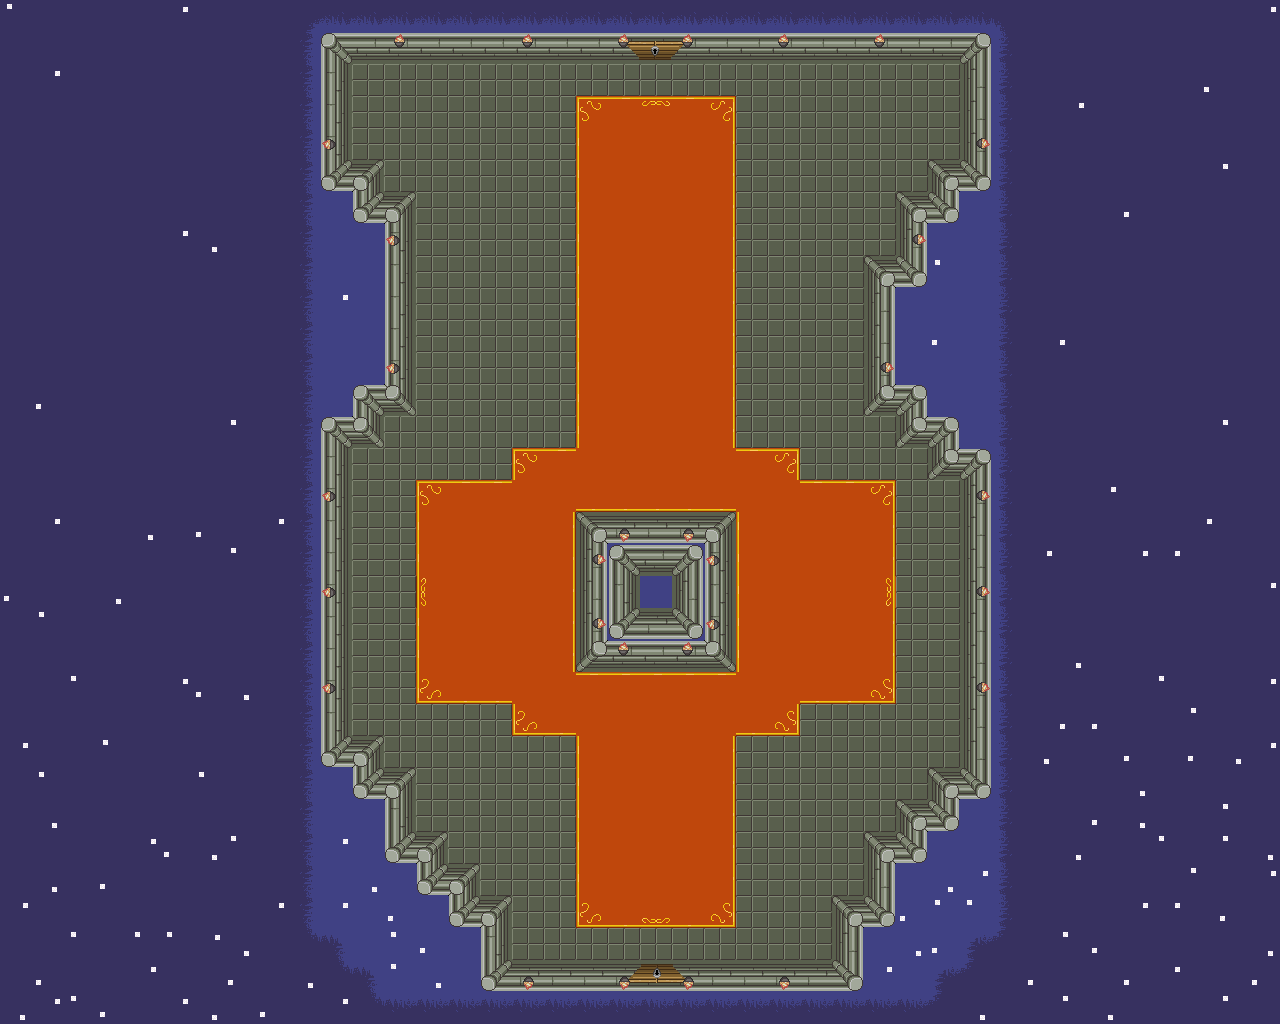

Tiled map render using the project's own tile images. Description and the map definition, with tile-layer contents summarised, below:
An orthogonal 40x32 tile map with 32x32 px tiles, 5 tile layers (Fundo est, Piso, Fundo, Porta, ...), 4 tilesets and 30 objects (25x Parede, Porta XI, Porta I, Player, XV, ...).

<map version="1.10" tiledversion="1.10.2" orientation="orthogonal" renderorder="right-down" width="40" height="32" tilewidth="32" tileheight="32" infinite="0" nextlayerid="10" nextobjectid="31">
 <tileset firstgid="1" source="Fundo.tsx" />
 <tileset firstgid="53" source="tileset_complet.tsx" />
 <tileset firstgid="134" source="Fundo_anm.tsx" />
 <tileset firstgid="186" source="tileset_complet_anm.tsx" />
 <objectgroup id="6" name="Paredes">
  <object id="1" name="Parede" x="320" y="32" width="672" height="32">
   <properties>
    <property name="Collision" type="bool" value="true" />
   </properties>
  </object>
  <object id="2" name="Parede" x="960" y="64" width="32" height="128">
   <properties>
    <property name="Collision" type="bool" value="true" />
   </properties>
  </object>
  <object id="3" name="Parede" x="928" y="160" width="32" height="64">
   <properties>
    <property name="Collision" type="bool" value="true" />
   </properties>
  </object>
  <object id="4" name="Parede" x="896" y="192" width="32" height="96">
   <properties>
    <property name="Collision" type="bool" value="true" />
   </properties>
  </object>
  <object id="5" name="Parede" x="864" y="256" width="32" height="160">
   <properties>
    <property name="Collision" type="bool" value="true" />
   </properties>
  </object>
  <object id="6" name="Parede" x="896" y="384" width="32" height="64">
   <properties>
    <property name="Collision" type="bool" value="true" />
   </properties>
  </object>
  <object id="7" name="Parede" x="928" y="416" width="32" height="64">
   <properties>
    <property name="Collision" type="bool" value="true" />
   </properties>
  </object>
  <object id="8" name="Parede" x="960" y="448" width="32" height="352">
   <properties>
    <property name="Collision" type="bool" value="true" />
   </properties>
  </object>
  <object id="9" name="Parede" x="928" y="768" width="32" height="64">
   <properties>
    <property name="Collision" type="bool" value="true" />
   </properties>
  </object>
  <object id="10" name="Parede" x="896" y="800" width="32" height="64">
   <properties>
    <property name="Collision" type="bool" value="true" />
   </properties>
  </object>
  <object id="11" name="Parede" x="864" y="832" width="32" height="96">
   <properties>
    <property name="Collision" type="bool" value="true" />
   </properties>
  </object>
  <object id="12" name="Parede" x="832" y="896" width="32" height="96">
   <properties>
    <property name="Collision" type="bool" value="true" />
   </properties>
  </object>
  <object id="13" name="Parede" x="480" y="960" width="352" height="32">
   <properties>
    <property name="Collision" type="bool" value="true" />
   </properties>
  </object>
  <object id="14" name="Parede" x="480" y="896" width="32" height="64">
   <properties>
    <property name="Collision" type="bool" value="true" />
   </properties>
  </object>
  <object id="15" name="Parede" x="448" y="864" width="32" height="64">
   <properties>
    <property name="Collision" type="bool" value="true" />
   </properties>
  </object>
  <object id="16" name="Parede" x="416" y="832" width="32" height="64">
   <properties>
    <property name="Collision" type="bool" value="true" />
   </properties>
  </object>
  <object id="17" name="Parede" x="384" y="768" width="32" height="96">
   <properties>
    <property name="Collision" type="bool" value="true" />
   </properties>
  </object>
  <object id="18" name="Parede" x="352" y="736" width="32" height="64">
   <properties>
    <property name="Collision" type="bool" value="true" />
   </properties>
  </object>
  <object id="19" name="Parede" x="320" y="416" width="32" height="352">
   <properties>
    <property name="Collision" type="bool" value="true" />
   </properties>
  </object>
  <object id="20" name="Parede" x="352" y="384" width="32" height="64">
   <properties>
    <property name="Collision" type="bool" value="true" />
   </properties>
  </object>
  <object id="21" name="Parede" x="384" y="192" width="32" height="224">
   <properties>
    <property name="Collision" type="bool" value="true" />
   </properties>
  </object>
  <object id="22" name="Parede" x="352" y="160" width="32" height="64">
   <properties>
    <property name="Collision" type="bool" value="true" />
   </properties>
  </object>
  <object id="23" name="Parede" x="320" y="64" width="32" height="128">
   <properties>
    <property name="Collision" type="bool" value="true" />
   </properties>
  </object>
  <object id="24" name="Parede" x="576" y="512" width="160" height="160">
   <properties>
    <property name="Collision" type="bool" value="true" />
   </properties>
  </object>
  <object id="29" name="Parede" x="640" y="128" width="32" height="64">
   <properties>
    <property name="Collision" type="bool" value="true" />
   </properties>
  </object>
 </objectgroup>
 <objectgroup id="7" name="Portas">
  <object id="25" name="Porta XI" x="608" y="32" width="96" height="128">
   <properties>
    <property name="porta" type="bool" value="true" />
   </properties>
  </object>
  <object id="26" name="Porta I" x="608" y="928" width="96" height="64">
   <properties>
    <property name="porta" type="bool" value="true" />
   </properties>
  </object>
 </objectgroup>
 <objectgroup id="8" name="Pontos">
  <object id="27" name="Player" x="653.825" y="916.577">
   <point />
  </object>
  <object id="28" name="XV" x="655.047" y="190.648">
   <point />
  </object>
 </objectgroup>
 <objectgroup id="9" name="Inimigos">
  <object id="30" name="Inimigo XV" x="576" y="32" width="160" height="224">
   <properties>
    <property name="Interagir" type="bool" value="true" />
   </properties>
  </object>
 </objectgroup>
 <layer id="1" name="Fundo est" width="40" height="32">
  <data>[1280 cells, 1280 non-empty, 1 distinct tile ids]</data>
 </layer>
 <layer id="2" name="Piso" width="40" height="32">
  <data>[1280 cells, 1280 non-empty, 16 distinct tile ids]</data>
 </layer>
 <layer id="3" name="Fundo" width="40" height="32">
  <data>[1280 cells, 222 non-empty, 5 distinct tile ids]</data>
 </layer>
 <layer id="4" name="Porta" width="40" height="32">
  <data>[1280 cells, 189 non-empty, 14 distinct tile ids]</data>
 </layer>
 <layer id="5" name="Tocha" width="40" height="32">
  <data>[1280 cells, 30 non-empty, 1 distinct tile ids]</data>
 </layer>
</map>
